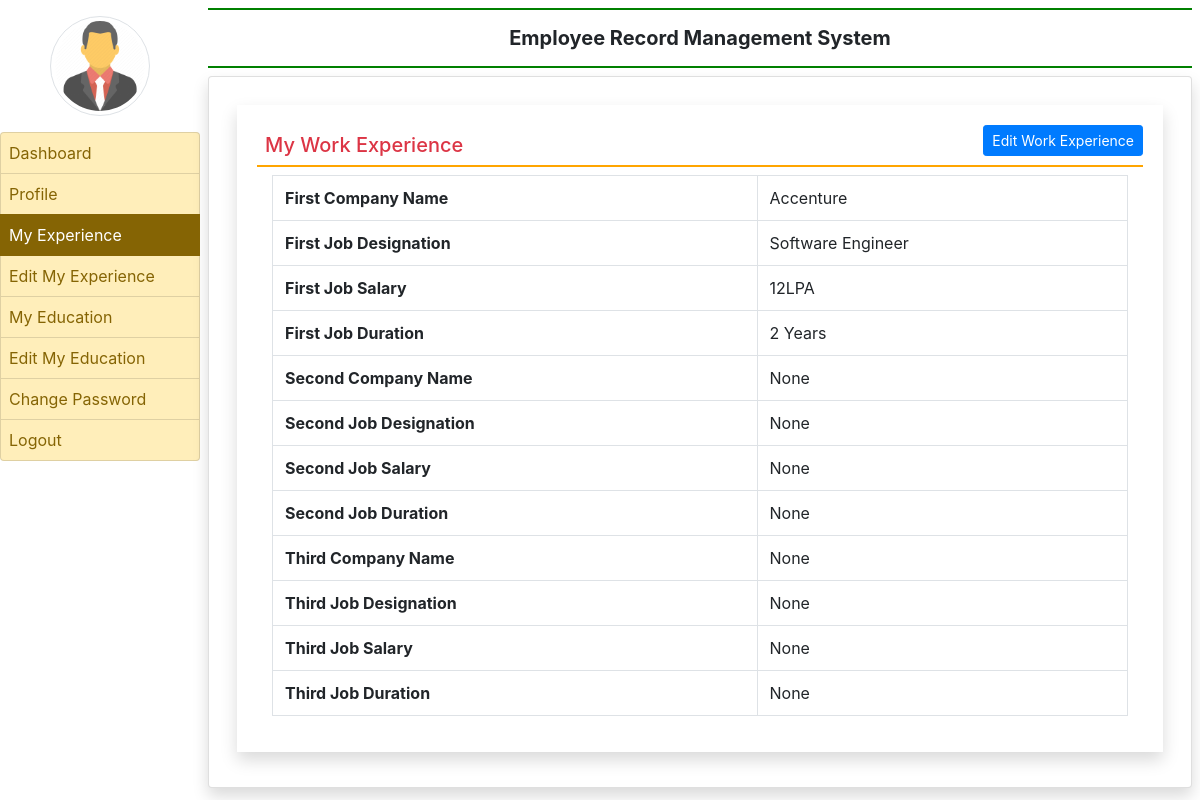
The app's page /my_experience/ (signed in) with its own data.
### employee/models.py (models this page shows, shortened)
class EmployeeExperience(models.Model):
    user = models.ForeignKey(User,on_delete=models.CASCADE)
    company1name = models.CharField(max_length=100,null=True)
    company1desig = models.CharField(max_length=100,null=True)
    company1salary = models.CharField(max_length=100,null=True)
    company1duration = models.CharField(max_length=100,null=True)
    company2name = models.CharField(max_length=100, null=True)
    company2desig = models.CharField(max_length=100, null=True)
    company2salary = models.CharField(max_length=100, null=True)
    company2duration = models.CharField(max_length=100, null=True)
    company3name = models.CharField(max_length=100, null=True)
    company3desig = models.CharField(max_length=100, null=True)
    company3salary = models.CharField(max_length=100, null=True)
    company3duration = models.CharField(max_length=100, null=True)

### employee/views.py (the view)
# urls.py: path('my_experience/',my_experience, name='my_experience'),
def my_experience(request):
    if not request.user.is_authenticated:
        return redirect('emp_login')
    user = request.user
    experience = EmployeeExperience.objects.get(user=user)
    return render(request,'my_experience.html', locals())

### employee/templates/my_experience.html
{% extends 'emp_base.html' %}
{% block main %}
<div class="class shadow m-2">
    <div class="card-body">
        <a href="{% url 'edit_experience' %}" class="btn btn-primary float-right btn-sm">Edit Work Experience</a>
        <h5 class="p-2 text-danger" style="border-bottom: 2px solid orange">My Work Experience</h5>
        <div class="container-fluid">
            <table class="table table-bordered">
                <tr>
                    <th>First Company Name</th>
                    <td>{{experience.company1name}}</td>
                </tr>
                <tr>
                    <th>First Job Designation</th>
                    <td>{{experience.company1desig}}</td>
                </tr>
                <tr>
                    <th>First Job Salary</th>
                    <td>{{experience.company1salary}}</td>
                </tr>
                <tr>
                    <th>First Job Duration</th>
                    <td>{{experience.company1duration}}</td>
                </tr>
                <tr>
                    <th>Second Company Name</th>
                    <td>{{experience.company2name}}</td>
                </tr>
                <tr>
                    <th>Second Job Designation</th>
                    <td>{{experience.company2desig}}</td>
                </tr>
                <tr>
                    <th>Second Job Salary</th>
                    <td>{{experience.company2salary}}</td>
                </tr>
                <tr>
                    <th>Second Job Duration</th>
                    <td>{{experience.company2duration}}</td>
                </tr>
                <tr>
                    <th>Third Company Name</th>
                    <td>{{experience.company3name}}</td>
                </tr>
                <tr>
                    <th>Third Job Designation</th>
                    <td>{{experience.company3desig}}</td>
                </tr>
                <tr>
                    <th>Third Job Salary</th>
                    <td>{{experience.company3salary}}</td>
                </tr>
                <tr>
                    <th>Third Job Duration</th>
                    <td>{{experience.company3duration}}</td>
                </tr>
            </table>
        </div>
    </div>
</div>
{% endblock %}

### employee/templates/emp_base.html (shortened to what this page needs)
{% load static %}
<html>
<head>
<link rel="stylesheet" href="https://cdn.jsdelivr.net/npm/bootstrap@4.6.2/dist/css/bootstrap.min.css">
<link rel="stylesheet" href="https://use.fontawesome.com/releases/v5.7.0/css/all.css">
</head>
<body>
<div class="container-fluid">
    <div class="row">
        <div class="col sm-2 p-0">
            <center>
                <img src="{% static 'images/icon.png' %}" width="100" height="100" class="img-thumbnail rounded-circle my-3">
            </center>
            <div class="list-group">
                <a href="{% url 'emp_home' %}" class="list-group-item list-group-item-warning list-group-item-action {% if request.path == '/emp_home/' %} active {% endif %}">Dashboard</a>
                <a href="{% url 'profile' %}" class="list-group-item list-group-item-warning list-group-item-action {% if request.path == '/profile/' %} active {% endif %}">Profile</a>
                <a href="{% url 'my_experience' %}" class="list-group-item list-group-item-warning list-group-item-action {% if request.path == '/my_experience/' %} active {% endif %}">My Experience</a>
                <a href="{% url 'edit_experience' %}" class="list-group-item list-group-item-warning list-group-item-action {% if request.path == '/edit_experience/' %} active {% endif %}">Edit My Experience</a>
                <a href="{% url 'my_education' %}" class="list-group-item list-group-item-warning list-group-item-action {% if request.path == '/my_education/' %} active {% endif %}">My Education</a>
                <a href="{% url 'edit_education' %}" class="list-group-item list-group-item-warning list-group-item-action {% if request.path == '/edit_education/' %} active {% endif %}">Edit My Education</a>
                <a href="{% url 'change_password' %}" class="list-group-item list-group-item-warning list-group-item-action {% if request.path == '/change_password/' %} active {% endif %}">Change Password</a>
                <a href="{% url 'logout' %}" class="list-group-item list-group-item-warning list-group-item-action {% if request.path == '/logout/' %} active {% endif %}">Logout</a>
            </div>
        </div>
        <div class="col-sm-10 p-0">
            <div class="container-fluid p-2">
                <h5 class="text-center p-3 font-weight-bold" style="border-bottom : 2px solid green ; border-top : 2px solid green">Employee Record Management System</h5>
                <div class="card shadow" style="min-height : 89vh">
                    <div class="card-body">
                        {% block main %}
                        {% endblock %}
                    </div>
                </div>
            </div>
        </div>
    </div>
</div>
</body>
</html>

### employee/templates/emp_base.html (style rules this page uses)
.list-group-item { padding: 8px !important; }

### records on screen
EmployeeExperience: company1name "Accenture", company1desig "Software Engineer", company1salary "12LPA", company1duration "2 Years", company2name "None", company2desig "None", company2salary "None", company2duration "None", company3name "None", company3desig "None", company3salary "None", company3duration "None"
